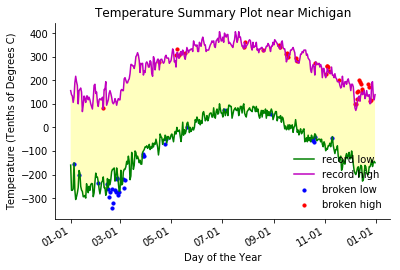

Here is the Python script that generated this plot:

# coding: utf-8

# # Assignment 2
# 
# Before working on this assignment please read these instructions fully. In the submission area, you will notice that you can click the link to **Preview the Grading** for each step of the assignment. This is the criteria that will be used for peer grading. Please familiarize yourself with the criteria before beginning the assignment.
# 
# An NOAA dataset has been stored in the file `data/C2A2_data/BinnedCsvs_d400/fb441e62df2d58994928907a91895ec62c2c42e6cd075c2700843b89.csv`. The data for this assignment comes from a subset of The National Centers for Environmental Information (NCEI) [Daily Global Historical Climatology Network](https://www1.ncdc.noaa.gov/pub/data/ghcn/daily/readme.txt) (GHCN-Daily). The GHCN-Daily is comprised of daily climate records from thousands of land surface stations across the globe.
# 
# Each row in the assignment datafile corresponds to a single observation.
# 
# The following variables are provided to you:
# 
# * **id** : station identification code
# * **date** : date in YYYY-MM-DD format (e.g. 2012-01-24 = January 24, 2012)
# * **element** : indicator of element type
#     * TMAX : Maximum temperature (tenths of degrees C)
#     * TMIN : Minimum temperature (tenths of degrees C)
# * **value** : data value for element (tenths of degrees C)
# 
# For this assignment, you must:
# 
# 1. Read the documentation and familiarize yourself with the dataset, then write some python code which returns a line graph of the record high and record low temperatures by day of the year over the period 2005-2014. The area between the record high and record low temperatures for each day should be shaded.
# 2. Overlay a scatter of the 2015 data for any points (highs and lows) for which the ten year record (2005-2014) record high or record low was broken in 2015.
# 3. Watch out for leap days (i.e. February 29th), it is reasonable to remove these points from the dataset for the purpose of this visualization.
# 4. Make the visual nice! Leverage principles from the first module in this course when developing your solution. Consider issues such as legends, labels, and chart junk.
# 
# The data you have been given is near **Ann Arbor, Michigan, United States**, and the stations the data comes from are shown on the map below.

# In[ ]:

import matplotlib.pyplot as plt
import mplleaflet
import pandas as pd

def leaflet_plot_stations(binsize, hashid):

    df = pd.read_csv('data/C2A2_data/BinSize_d{}.csv'.format(binsize))

    station_locations_by_hash = df[df['hash'] == hashid]

    lons = station_locations_by_hash['LONGITUDE'].tolist()
    lats = station_locations_by_hash['LATITUDE'].tolist()

    plt.figure(figsize=(8,8))

    plt.scatter(lons, lats, c='r', alpha=0.7, s=200)

    return mplleaflet.display()

leaflet_plot_stations(400,'fb441e62df2d58994928907a91895ec62c2c42e6cd075c2700843b89')
#leaflet_plot_stations(100,'015fffba7a19bad88ca6cbed7ba551f65e4762769effa014ee201512')


# In[2]:

import matplotlib.pyplot as plt
import pandas as pd
df1 = pd.read_csv('data/C2A2_data/BinnedCsvs_d400/fb441e62df2d58994928907a91895ec62c2c42e6cd075c2700843b89.csv')
df1.sort('Date')


# In[ ]:




# In[3]:

df1['Year'], df1['Month-Date'] = zip(*df1['Date'].apply(lambda x: (x[:4], x[5:])))
df1


# In[4]:

df1 = df1[df1['Month-Date'] != '02-29']
len(df1)


# In[6]:

import numpy as np
temp_min = df1[(df1['Element'] == 'TMIN') & (df1['Year'] != '2015')].groupby('Month-Date').aggregate({'Data_Value':np.min})
temp_max = df1[(df1['Element'] == 'TMAX') & (df1['Year'] != '2015')].groupby('Month-Date').aggregate({'Data_Value':np.max})
temp_max


# In[7]:

import numpy as np
temp15_min = df1[(df1['Element'] == 'TMIN') & (df1['Year'] == '2015')].groupby('Month-Date').aggregate({'Data_Value':np.min})
temp15_max = df1[(df1['Element'] == 'TMAX') & (df1['Year'] == '2015')].groupby('Month-Date').aggregate({'Data_Value':np.max})
#temp15_min.tail(100)
temp15_max


# In[8]:

broken_min = temp15_min[temp15_min['Data_Value'] < temp_min['Data_Value']]
broken_min = broken_min[broken_min['Data_Value'].isnull() == False]
broken_min


# In[10]:

broken_max = temp15_max[temp15_max['Data_Value'] > temp_max['Data_Value']]
broken_max = broken_max[broken_max['Data_Value'].isnull() == False]
broken_max



# In[11]:

import matplotlib.pyplot as plt
import matplotlib.dates as mdates
import numpy as np
import datetime as dt


plt.figure()
# plot low temp and high temp data
xdate = np.array(temp_min.index)
x = [dt.datetime.strptime(d, '%m-%d') for d in xdate]
xaxis = mdates.date2num(x)
plt.gca().xaxis.set_major_formatter(mdates.DateFormatter('%m-%d'))
plt.gcf().autofmt_xdate()
# Create a line graph of the record high and record low temperatures by day of the year over the period 2005-2014
plt.plot(xaxis, temp_min.values, 'g', label = 'record low')
plt.plot(xaxis, temp_max.values, 'm', label = 'record high')

#The area between the record high and record low temperatures for each day is shaded.
# fill_between() requires a datetime format for x coordinate
plt.gca().fill_between(x, temp_min['Data_Value'], temp_max['Data_Value'], facecolor = 'yellow', alpha = 0.25)

# Overlay a scatter of the 2015 data for any points (highs and lows) for which the ten year record (2005-2014) record high or record low was broken in 2015.
xdate1 = np.array(broken_min.index)
x1 = [dt.datetime.strptime(d, '%m-%d') for d in xdate1]
xaxis1 = mdates.date2num(x1)
plt.scatter(xaxis1, broken_min, s = 10, c = 'b', label = 'broken low')

xdate2 = np.array(broken_max.index)
x2 = [dt.datetime.strptime(d, '%m-%d') for d in xdate2]
xaxis2 = mdates.date2num(x2)
plt.scatter(xaxis2, broken_max, s = 10, c = 'r', label = 'broken high')

plt.xlabel('Day of the Year')
plt.ylabel('Temperature (Tenths of Degrees C)')
plt.title('Temperature Summary Plot near Michigan')
plt.legend(loc = 4, frameon = False)
plt.gca().spines['top'].set_visible(False)
plt.gca().spines['right'].set_visible(False)
plt.show()


# In[ ]:
